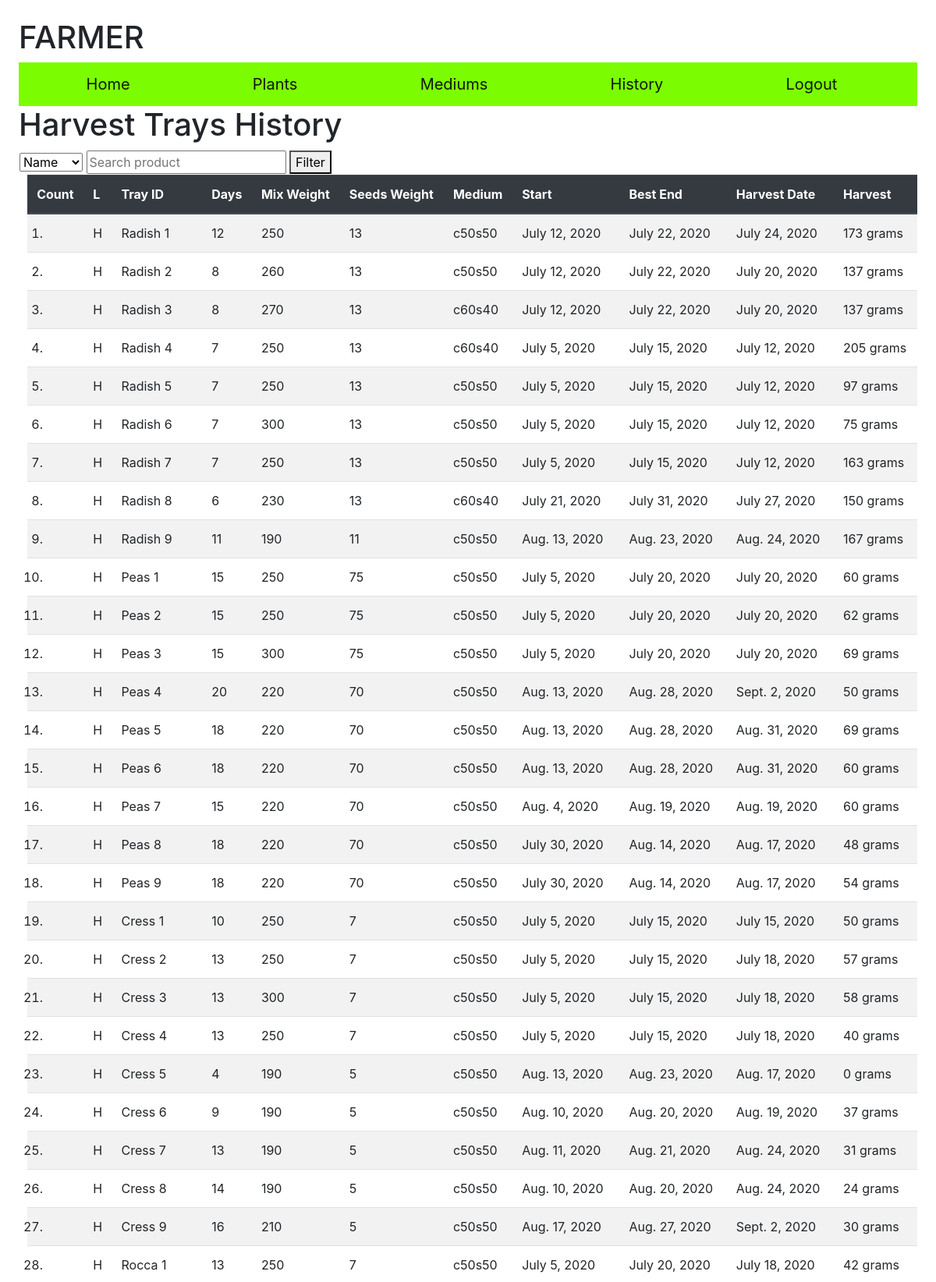
/history (signed in, upper part), run on the app's committed database.
### farmer/models.py (models this page shows, shortened)
class Plant(models.Model):
    name = models.CharField(max_length=255)
    seeds = models.IntegerField()
    pressure = models.IntegerField()
    blackout = models.IntegerField()
    harvest = models.IntegerField()
    output = models.IntegerField()
    def __str__(self):
        return f"{self.name} "

class Medium(models.Model):
    name = models.CharField(max_length=255)
    soil = models.IntegerField()
    coco = models.IntegerField()
    def __str__(self):
        return f"{self.name}"

class Harvest(models.Model):
    tray = models.ForeignKey(Tray, on_delete=models.CASCADE)
    date = models.DateField()
    output = models.IntegerField()

class Tray(models.Model):
    name = models.ForeignKey(Plant, on_delete=models.CASCADE)
    number = models.IntegerField()
    medium = models.ForeignKey(Medium, on_delete=models.CASCADE)
    start = models.DateTimeField()
    medium_weight = models.IntegerField()
    seeds_weight = models.IntegerField()
    fname = models.CharField(max_length=255)
    location = models.CharField(max_length=255)
    def serialize(self):
        today = datetime.today()
        days = datetime.date(today) - datetime.date(self.start)
        end = datetime.date(self.start) + timedelta(self.name.harvest)
        try:
            h = Harvest.objects.get(tray=self)
            harvest_weight = h.output
            harvest = True
            harvest_date = h.date
            dh = h.date - datetime.date(self.start)
        except:
            harvest = False
            harvest_weight = None
            dh = None
            harvest_date = None
        return {
            "fname": self.fname,
            "end": end,
            "days": days,
            "id": self.id,
            "name": self.name,
            "number": self.number,
            "medium": self.medium,
            "date" : self.start,
            "start": datetime.date(self.start),
            "medium_weight": self.medium_weight,
            "seeds_weight": self.seeds_weight,
            "harvest" : harvest,
            "harvest_weight": harvest_weight,
            "dh" : dh,
            "harvest_date" : harvest_date,
            "location" : self.location
        }

### farmer/views.py (the view)
# urls.py: path("history", views.history, name="history"),
@login_required
def history(request):
    sdata = Tray.objects.all()
    data = [row.serialize() for row in sdata]
    return render(request, "farmer/history.html", {"data":data})

### farmer/templates/farmer/history.html (shortened to what this page needs)
{% extends "farmer/layout.html" %}
{% block body %}
<h1>Harvest Trays History</h1>
<table class="filter">
    <tr>
        <td>
            <form action="/filter" method="POST">
                <select name="filter">
                    <option value="fname">Name</option>
                </select>
                <input name="search" type="text" placeholder="Search product">
                <button type="submit">Filter</button>
            </form>
        </td>
    </tr>
</table>
<ol class="maintable">
    <table class="table table-striped">
        <thead class="thead-dark">
            <tr>
                <th class="mobile_hide" scope="col">Count</th>
                <th scope="col">L</th>
                <th scope="col">Tray ID</th>
                <th scope="col">Days</th>
                <th class="mobile_hide" scope="col">Mix Weight</th>
                <th class="mobile_hide" scope="col">Seeds Weight</th>
                <th class="mobile_hide" scope="col">Medium</th>
                <th class="mobile_hide" scope="col">Start</th>
                <th class="mobile_hide" scope="col">Best End</th>
                <th scope="col">Harvest Date</th>
                <th scope="col">Harvest</th>
            </tr>
        </thead>
        <tbody>
            {% for i in data %}
                {% if i.harvest %}
                    <tr>
                        <td class="mobile_hide"> <li style="margin-left: 25%;"></li></td>
                        <td>{{i.location}}</td>
                        <td class="tn" style = "text-transform:capitalize;">{{i.name}}{{i.number}}</td>
                        <td>{{i.dh.days}}</td>
                        <td class="mw mobile_hide">{{i.medium_weight}}</td>
                        <td class="sw mobile_hide">{{i.seeds_weight}}</td>
                        <td class="mt mobile_hide">{{i.medium}}</td>
                        <td class="ts mobile_hide">{{i.start}}</td>
                        <td class="end mobile_hide">{{i.end}}</td>
                        <td>{{i.harvest_date}}</td>
                        <td>{{i.harvest_weight}} grams</td>
                {%endif%}
            {% endfor %}
        </tbody>
    </table>
</ol>
{% endblock %}

### farmer/static/farmer/style.css (style rules this page uses)
body { padding: 2%; }
.maintable { width: 102.5%; margin-left: -2.5%; }

### data on the page
Plant: name "Radish" "Radish" "Radish" "Radish" "Radish"
Medium: medium "c50s50" "c50s50" "c50s50" "c50s50" "c50s50" "c50s50" "c50s50" "c50s50" "c50s50" "c50s50" "c50s50" "c50s50" "c50s50" "c50s50" "c50s50" "c50s50" "c50s50"
Harvest: harvest_date "July 24, 2020"
Harvest: harvest_date "July 20, 2020"
Medium: medium "c60s40" "c60s40"
Harvest: harvest_date "July 20, 2020"
Harvest: harvest_date "July 12, 2020"
Harvest: harvest_date "July 12, 2020"
Tray: location "H", name "Radish", number "6", dh.days "7", medium_weight "300", seeds_weight "13", medium "c50s50", start "July 5, 2020", end "July 15, 2020", harvest_date "July 12, 2020", harvest_weight "75"
Tray: location "H", name "Radish", number "7", dh.days "7", medium_weight "250", seeds_weight "13", medium "c50s50", start "July 5, 2020", end "July 15, 2020", harvest_date "July 12, 2020", harvest_weight "163", name "Cress", number "2", dh.days "13", seeds_weight "7", harvest_date "July 18, 2020", harvest_weight "57", name "Rocca", number "1", end "July 20, 2020", harvest_weight "42"
Tray: location "H", name "Radish", number "8", dh.days "6", medium_weight "230", seeds_weight "13", medium "c60s40", start "July 21, 2020", end "July 31, 2020", harvest_date "July 27, 2020", harvest_weight "150"
Tray: location "H", name "Radish", number "9", dh.days "11", medium_weight "190", seeds_weight "11", medium "c50s50", start "Aug. 13, 2020", end "Aug. 23, 2020", harvest_date "Aug. 24, 2020", harvest_weight "167"
Plant: name "Peas" "Peas" "Peas" "Peas" "Peas" "Peas" "Peas"
Harvest: harvest_date "July 20, 2020"
Harvest: harvest_date "July 20, 2020"
Tray: location "H", name "Peas", number "3", dh.days "15", medium_weight "300", seeds_weight "75", medium "c50s50", start "July 5, 2020", end "July 20, 2020", harvest_date "July 20, 2020", harvest_weight "69"
Harvest: harvest_date "Sept. 2, 2020"
Harvest: harvest_date "Aug. 31, 2020"
Harvest: harvest_date "Aug. 31, 2020"
Tray: location "H", name "Peas", number "7", dh.days "15", medium_weight "220", seeds_weight "70", medium "c50s50", start "Aug. 4, 2020", end "Aug. 19, 2020", harvest_date "Aug. 19, 2020", harvest_weight "60"
Harvest: harvest_date "Aug. 17, 2020"
Harvest: harvest_date "Aug. 17, 2020"
Plant: name "Cress" "Cress" "Cress" "Cress" "Cress" "Cress" "Cress"
Harvest: harvest_date "July 15, 2020"
Tray: location "H", name "Cress", number "3", dh.days "13", medium_weight "300", seeds_weight "7", medium "c50s50", start "July 5, 2020", end "July 15, 2020", harvest_date "July 18, 2020", harvest_weight "58"
Harvest: harvest_date "July 18, 2020"
Harvest: harvest_date "Aug. 17, 2020"
Harvest: harvest_date "Aug. 19, 2020"
Harvest: harvest_date "Aug. 24, 2020"
Harvest: harvest_date "Aug. 24, 2020"
Harvest: harvest_date "Sept. 2, 2020"

### other printed values
{{ i.location }} "H" "H" "H" "H" "H" "H" "H" "H" "H" "H" "H" "H" "H" "H" "H" "H" "H" "H" "H"
{{ i.number }} "1" "2" "3" "4" "5" "1" "2" "4" "5" "6" "8" "9" "1" "4" "5" "6" "7" "8" "9"
{{ i.dh.days }} "12" "8" "8" "7" "7" "15" "15" "20" "18" "18" "18" "18" "10" "13" "4" "9" "13" "14" "16"
{{ i.medium_weight }} "250" "260" "270" "250" "250" "250" "250" "220" "220" "220" "220" "220" "250" "250" "190" "190" "190" "190" "210"
{{ i.seeds_weight }} "13" "13" "13" "13" "13" "75" "75" "70" "70" "70" "70" "70" "7" "7" "5" "5" "5" "5" "5"
{{ i.start }} "July 12, 2020" "July 12, 2020" "July 12, 2020" "July 5, 2020" "July 5, 2020" "July 5, 2020" "July 5, 2020" "Aug. 13, 2020" "Aug. 13, 2020" "Aug. 13, 2020" "July 30, 2020" "July 30, 2020" "July 5, 2020" "July 5, 2020" "Aug. 13, 2020" "Aug. 10, 2020" "Aug. 11, 2020" "Aug. 10, 2020" "Aug. 17, 2020"
{{ i.end }} "July 22, 2020" "July 22, 2020" "July 22, 2020" "July 15, 2020" "July 15, 2020" "July 20, 2020" "July 20, 2020" "Aug. 28, 2020" "Aug. 28, 2020" "Aug. 28, 2020" "Aug. 14, 2020" "Aug. 14, 2020" "July 15, 2020" "July 15, 2020" "Aug. 23, 2020" "Aug. 20, 2020" "Aug. 21, 2020" "Aug. 20, 2020" "Aug. 27, 2020"
{{ i.harvest_weight }} "173" "137" "137" "205" "97" "60" "62" "50" "69" "60" "48" "54" "50" "40" "0" "37" "31" "24" "30"
